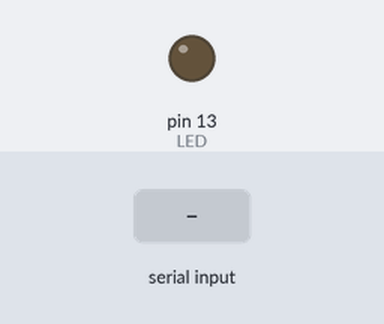
This sketch was run on a simulated Arduino Uno, built with avr-gcc and run on an emulated ATmega328P. Shown: output pins drawn as LEDs (lit = HIGH). The test bench sets the inputs (shaded band). What the sketch prints to the serial monitor is not drawn.

Above: at 1.2 s.
1.3 s: "H" received over the second serial link
At 2.1 s:
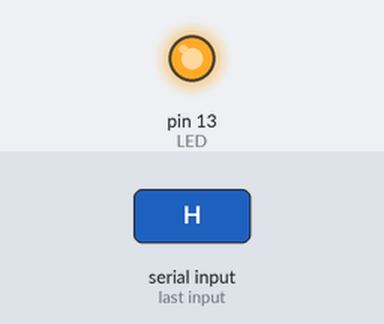
2.8 s: "1" received over the second serial link
At 3.3 s:
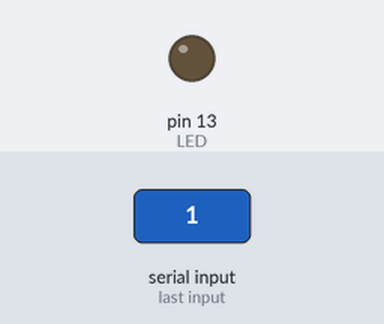
Timing chart, 0 to 5.8 s (numbered marks = the images above; inputs shaded):
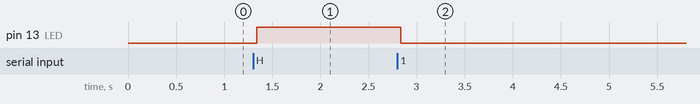

The sketch:

0443_LED.ino
```cpp
#include <SoftwareSerial.h>
char LEDstate;
short LED = 13;
short xBeeTx = 11;
short xBeeRx = 12;
SoftwareSerial xBeeSerial(xBeeRx, xBeeTx);
void setup(){
  Serial.begin(9600);
  xBeeSerial.begin(9600);
  pinMode(LED, OUTPUT);
}
void loop(){
  Serial.println("Please be working.");
  Serial.println(xBeeSerial.available());
if (xBeeSerial.available() > 0){
  Serial.println("I'm working");
LEDstate = xBeeSerial.read();
Serial.println(LEDstate);
if (LEDstate == 'H'){
digitalWrite(LED,HIGH); }
else { digitalWrite(LED,LOW);
} }
}
```

Measured:
- after the input at 1.3 s, pin 13 (LED): LOW → HIGH at once
- after the input at 2.8 s, pin 13 (LED): HIGH → LOW at once
